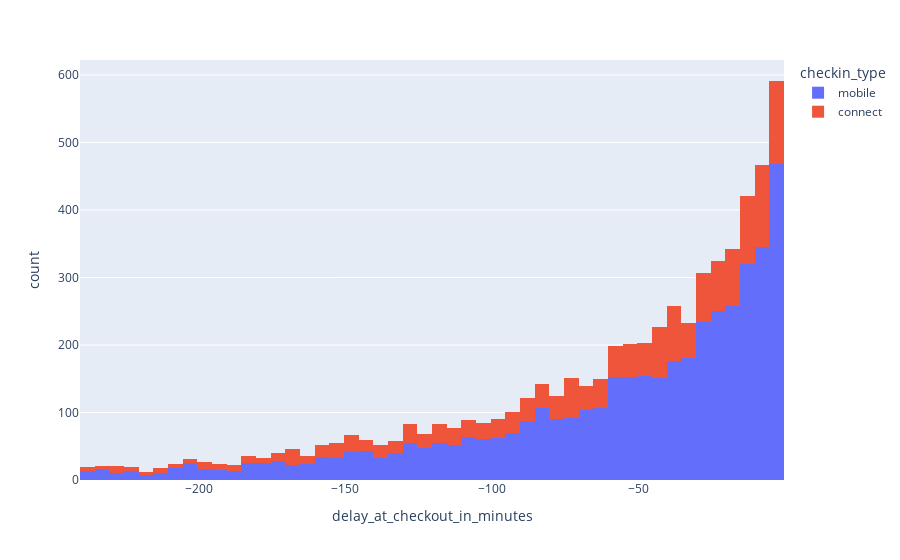

The cell this chart's notebook holds for it:
### Code cell
dataset_early = data_delay[data_delay['delay_at_checkout_in_minutes'] < 0] # Watch cars that arrived early 
dataset_early = dataset_early[dataset_early['delay_at_checkout_in_minutes'] > -240]
fig = px.histogram(dataset_early, 'delay_at_checkout_in_minutes', color = 'checkin_type')
fig.show()

### Figure 1 — Plotly figure (JSON) as saved in the notebook; plotly's stock layout.template omitted (floating-point values rounded to 4 significant figures; data arrays with more than 128 entries replaced by an {"elided": "..."} marker saying what was removed)
{"data": [{"alignmentgroup": "True", "bingroup": "x", "hovertemplate": "checkin_type=mobile<br>delay_at_checkout_in_minutes=%{x}<br>count=%{y}<extra></extra>", "legendgroup": "mobile", "marker": {"color": "#636efa", "pattern": {"shape": ""}}, "name": "mobile", "offsetgroup": "mobile", "orientation": "v", "showlegend": true, "type": "histogram", "x": {"elided": "4402 int values"}, "xaxis": "x", "yaxis": "y"}, {"alignmentgroup": "True", "bingroup": "x", "hovertemplate": "checkin_type=connect<br>delay_at_checkout_in_minutes=%{x}<br>count=%{y}<extra></extra>", "legendgroup": "connect", "marker": {"color": "#EF553B", "pattern": {"shape": ""}}, "name": "connect", "offsetgroup": "connect", "orientation": "v", "showlegend": true, "type": "histogram", "x": {"elided": "1643 int values"}, "xaxis": "x", "yaxis": "y"}], "layout": {"barmode": "relative", "legend": {"title": {"text": "checkin_type"}, "tracegroupgap": 0}, "margin": {"t": 60}, "xaxis": {"anchor": "y", "domain": [0, 1], "title": {"text": "delay_at_checkout_in_minutes"}}, "yaxis": {"anchor": "x", "domain": [0, 1], "title": {"text": "count"}}}}
